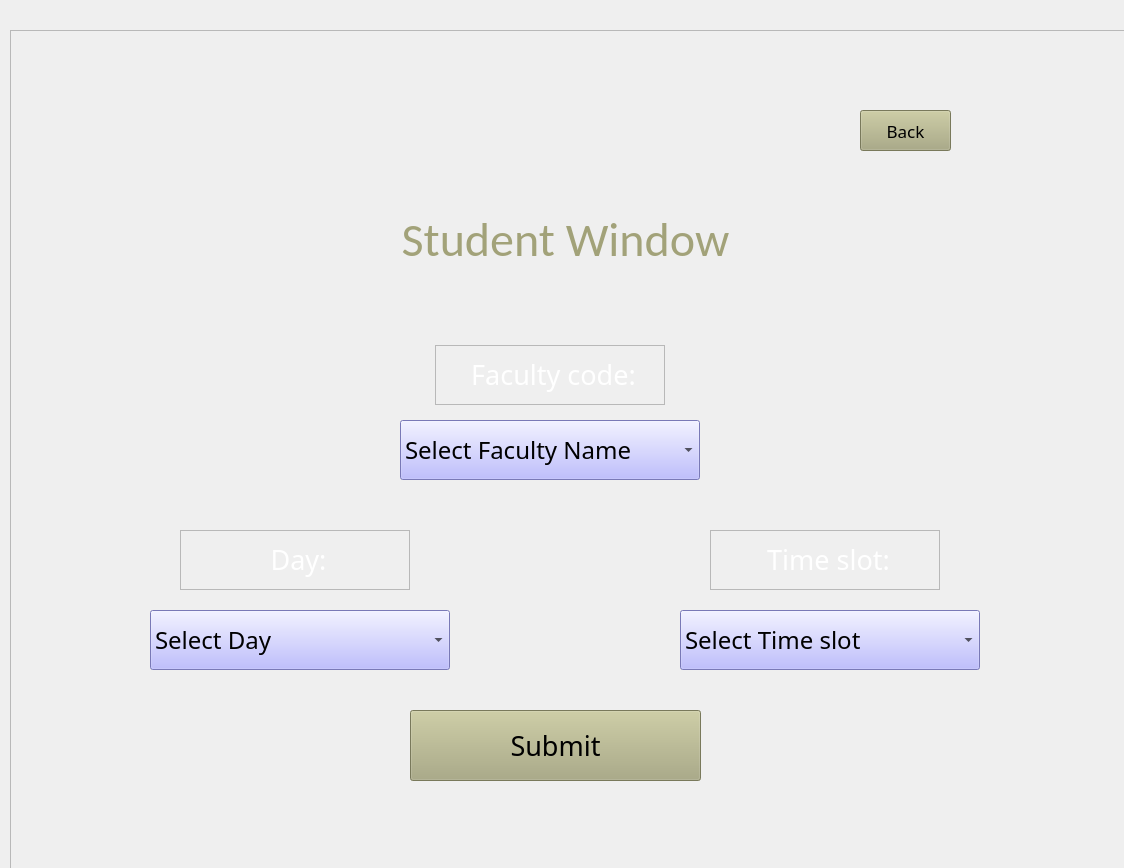
<?xml version="1.0" encoding="UTF-8"?>
<ui version="4.0">
 <class>studentwindow</class>
 <widget class="QMainWindow" name="studentwindow">
  <property name="geometry">
   <rect>
    <x>0</x>
    <y>0</y>
    <width>1124</width>
    <height>868</height>
   </rect>
  </property>
  <property name="minimumSize">
   <size>
    <width>1124</width>
    <height>868</height>
   </size>
  </property>
  <property name="maximumSize">
   <size>
    <width>1124</width>
    <height>868</height>
   </size>
  </property>
  <property name="windowTitle">
   <string>StudentWindow</string>
  </property>
  <widget class="QWidget" name="centralwidget">
   <widget class="QFrame" name="frame">
    <property name="geometry">
     <rect>
      <x>10</x>
      <y>30</y>
      <width>1131</width>
      <height>871</height>
     </rect>
    </property>
    <property name="styleSheet">
     <string notr="true">border-image:url(:/back/BACKGROUND.png) 0 0 0 0 stretch stretch</string>
    </property>
    <property name="frameShape">
     <enum>QFrame::StyledPanel</enum>
    </property>
    <property name="frameShadow">
     <enum>QFrame::Raised</enum>
    </property>
    <widget class="QPushButton" name="back_sw">
     <property name="geometry">
      <rect>
       <x>850</x>
       <y>80</y>
       <width>91</width>
       <height>41</height>
      </rect>
     </property>
     <property name="font">
      <font>
       <family>Leelawadee</family>
       <pointsize>13</pointsize>
       <weight>50</weight>
       <bold>false</bold>
      </font>
     </property>
     <property name="styleSheet">
      <string notr="true">background-color:rgb(170, 170, 127)</string>
     </property>
     <property name="text">
      <string>Back</string>
     </property>
    </widget>
    <widget class="QLabel" name="label2_3">
     <property name="geometry">
      <rect>
       <x>425</x>
       <y>315</y>
       <width>230</width>
       <height>60</height>
      </rect>
     </property>
     <property name="font">
      <font>
       <family>Leelawadee</family>
       <pointsize>20</pointsize>
       <weight>50</weight>
       <bold>false</bold>
      </font>
     </property>
     <property name="frameShape">
      <enum>QFrame::StyledPanel</enum>
     </property>
     <property name="text">
      <string>&lt;html&gt;&lt;head/&gt;&lt;body&gt;&lt;p align=&quot;center&quot;&gt;&lt;span style=&quot; color:#ffffff;&quot;&gt;Faculty code:&lt;/span&gt;&lt;/p&gt;&lt;/body&gt;&lt;/html&gt;</string>
     </property>
    </widget>
    <widget class="QComboBox" name="comboBox1_2">
     <property name="geometry">
      <rect>
       <x>390</x>
       <y>390</y>
       <width>300</width>
       <height>60</height>
      </rect>
     </property>
     <property name="font">
      <font>
       <family>Leelawadee</family>
       <pointsize>18</pointsize>
       <weight>50</weight>
       <bold>false</bold>
      </font>
     </property>
     <property name="statusTip">
      <string>Select the required faculty</string>
     </property>
     <property name="autoFillBackground">
      <bool>false</bool>
     </property>
     <property name="styleSheet">
      <string notr="true">background-color:rgb(170, 170, 255)
</string>
     </property>
     <property name="editable">
      <bool>false</bool>
     </property>
     <property name="maxVisibleItems">
      <number>50</number>
     </property>
     <property name="sizeAdjustPolicy">
      <enum>QComboBox::AdjustToContentsOnFirstShow</enum>
     </property>
     <property name="duplicatesEnabled">
      <bool>false</bool>
     </property>
     <item>
      <property name="text">
       <string>Select Faculty Name</string>
      </property>
     </item>
     <item>
      <property name="text">
       <string>NVS</string>
      </property>
     </item>
     <item>
      <property name="text">
       <string>MDB</string>
      </property>
     </item>
     <item>
      <property name="text">
       <string>NPS</string>
      </property>
     </item>
     <item>
      <property name="text">
       <string>LL</string>
      </property>
     </item>
    </widget>
    <widget class="QLabel" name="label">
     <property name="geometry">
      <rect>
       <x>340</x>
       <y>180</y>
       <width>431</width>
       <height>60</height>
      </rect>
     </property>
     <property name="font">
      <font>
       <family>Calibri</family>
       <pointsize>36</pointsize>
       <weight>50</weight>
       <bold>false</bold>
      </font>
     </property>
     <property name="text">
      <string>&lt;html&gt;&lt;head/&gt;&lt;body&gt;&lt;p align=&quot;center&quot;&gt;&lt;span style=&quot; color:#a2a279;&quot;&gt;Student Window&lt;/span&gt;&lt;/p&gt;&lt;/body&gt;&lt;/html&gt;</string>
     </property>
    </widget>
    <widget class="QLabel" name="label2_2">
     <property name="geometry">
      <rect>
       <x>700</x>
       <y>500</y>
       <width>230</width>
       <height>60</height>
      </rect>
     </property>
     <property name="font">
      <font>
       <family>Leelawadee</family>
       <pointsize>20</pointsize>
       <weight>50</weight>
       <bold>false</bold>
      </font>
     </property>
     <property name="frameShape">
      <enum>QFrame::StyledPanel</enum>
     </property>
     <property name="text">
      <string>&lt;html&gt;&lt;head/&gt;&lt;body&gt;&lt;p align=&quot;center&quot;&gt;&lt;span style=&quot; color:#ffffff;&quot;&gt;Time slot:&lt;/span&gt;&lt;/p&gt;&lt;/body&gt;&lt;/html&gt;</string>
     </property>
    </widget>
    <widget class="QComboBox" name="comboBox2_2">
     <property name="geometry">
      <rect>
       <x>670</x>
       <y>580</y>
       <width>300</width>
       <height>60</height>
      </rect>
     </property>
     <property name="palette">
      <palette>
       <active>
        <colorrole role="WindowText">
         <brush brushstyle="SolidPattern">
          <color alpha="255">
           <red>0</red>
           <green>0</green>
           <blue>0</blue>
          </color>
         </brush>
        </colorrole>
        <colorrole role="Button">
         <brush brushstyle="SolidPattern">
          <color alpha="255">
           <red>170</red>
           <green>170</green>
           <blue>255</blue>
          </color>
         </brush>
        </colorrole>
        <colorrole role="Light">
         <brush brushstyle="SolidPattern">
          <color alpha="255">
           <red>221</red>
           <green>244</green>
           <blue>255</blue>
          </color>
         </brush>
        </colorrole>
        <colorrole role="Midlight">
         <brush brushstyle="SolidPattern">
          <color alpha="255">
           <red>167</red>
           <green>218</green>
           <blue>244</blue>
          </color>
         </brush>
        </colorrole>
        <colorrole role="Dark">
         <brush brushstyle="SolidPattern">
          <color alpha="255">
           <red>57</red>
           <green>96</green>
           <blue>117</blue>
          </color>
         </brush>
        </colorrole>
        <colorrole role="Mid">
         <brush brushstyle="SolidPattern">
          <color alpha="255">
           <red>76</red>
           <green>129</green>
           <blue>156</blue>
          </color>
         </brush>
        </colorrole>
        <colorrole role="Text">
         <brush brushstyle="SolidPattern">
          <color alpha="255">
           <red>0</red>
           <green>0</green>
           <blue>0</blue>
          </color>
         </brush>
        </colorrole>
        <colorrole role="BrightText">
         <brush brushstyle="SolidPattern">
          <color alpha="255">
           <red>255</red>
           <green>255</green>
           <blue>255</blue>
          </color>
         </brush>
        </colorrole>
        <colorrole role="ButtonText">
         <brush brushstyle="SolidPattern">
          <color alpha="255">
           <red>0</red>
           <green>0</green>
           <blue>0</blue>
          </color>
         </brush>
        </colorrole>
        <colorrole role="Base">
         <brush brushstyle="SolidPattern">
          <color alpha="255">
           <red>170</red>
           <green>170</green>
           <blue>255</blue>
          </color>
         </brush>
        </colorrole>
        <colorrole role="Window">
         <brush brushstyle="SolidPattern">
          <color alpha="255">
           <red>170</red>
           <green>170</green>
           <blue>255</blue>
          </color>
         </brush>
        </colorrole>
        <colorrole role="Shadow">
         <brush brushstyle="SolidPattern">
          <color alpha="255">
           <red>0</red>
           <green>0</green>
           <blue>0</blue>
          </color>
         </brush>
        </colorrole>
        <colorrole role="AlternateBase">
         <brush brushstyle="SolidPattern">
          <color alpha="255">
           <red>184</red>
           <green>224</green>
           <blue>244</blue>
          </color>
         </brush>
        </colorrole>
        <colorrole role="ToolTipBase">
         <brush brushstyle="SolidPattern">
          <color alpha="255">
           <red>255</red>
           <green>255</green>
           <blue>220</blue>
          </color>
         </brush>
        </colorrole>
        <colorrole role="ToolTipText">
         <brush brushstyle="SolidPattern">
          <color alpha="255">
           <red>0</red>
           <green>0</green>
           <blue>0</blue>
          </color>
         </brush>
        </colorrole>
       </active>
       <inactive>
        <colorrole role="WindowText">
         <brush brushstyle="SolidPattern">
          <color alpha="255">
           <red>0</red>
           <green>0</green>
           <blue>0</blue>
          </color>
         </brush>
        </colorrole>
        <colorrole role="Button">
         <brush brushstyle="SolidPattern">
          <color alpha="255">
           <red>170</red>
           <green>170</green>
           <blue>255</blue>
          </color>
         </brush>
        </colorrole>
        <colorrole role="Light">
         <brush brushstyle="SolidPattern">
          <color alpha="255">
           <red>221</red>
           <green>244</green>
           <blue>255</blue>
          </color>
         </brush>
        </colorrole>
        <colorrole role="Midlight">
         <brush brushstyle="SolidPattern">
          <color alpha="255">
           <red>167</red>
           <green>218</green>
           <blue>244</blue>
          </color>
         </brush>
        </colorrole>
        <colorrole role="Dark">
         <brush brushstyle="SolidPattern">
          <color alpha="255">
           <red>57</red>
           <green>96</green>
           <blue>117</blue>
          </color>
         </brush>
        </colorrole>
        <colorrole role="Mid">
         <brush brushstyle="SolidPattern">
          <color alpha="255">
           <red>76</red>
           <green>129</green>
           <blue>156</blue>
          </color>
         </brush>
        </colorrole>
        <colorrole role="Text">
         <brush brushstyle="SolidPattern">
          <color alpha="255">
           <red>0</red>
           <green>0</green>
           <blue>0</blue>
          </color>
         </brush>
        </colorrole>
        <colorrole role="BrightText">
         <brush brushstyle="SolidPattern">
          <color alpha="255">
           <red>255</red>
           <green>255</green>
           <blue>255</blue>
          </color>
         </brush>
        </colorrole>
        <colorrole role="ButtonText">
         <brush brushstyle="SolidPattern">
          <color alpha="255">
           <red>0</red>
           <green>0</green>
           <blue>0</blue>
          </color>
         </brush>
        </colorrole>
        <colorrole role="Base">
         <brush brushstyle="SolidPattern">
          <color alpha="255">
           <red>170</red>
           <green>170</green>
           <blue>255</blue>
          </color>
         </brush>
        </colorrole>
        <colorrole role="Window">
         <brush brushstyle="SolidPattern">
          <color alpha="255">
           <red>170</red>
           <green>170</green>
           <blue>255</blue>
          </color>
         </brush>
        </colorrole>
        <colorrole role="Shadow">
         <brush brushstyle="SolidPattern">
          <color alpha="255">
           <red>0</red>
           <green>0</green>
           <blue>0</blue>
          </color>
         </brush>
        </colorrole>
        <colorrole role="AlternateBase">
         <brush brushstyle="SolidPattern">
          <color alpha="255">
           <red>184</red>
           <green>224</green>
           <blue>244</blue>
          </color>
         </brush>
        </colorrole>
        <colorrole role="ToolTipBase">
         <brush brushstyle="SolidPattern">
          <color alpha="255">
           <red>255</red>
           <green>255</green>
           <blue>220</blue>
          </color>
         </brush>
        </colorrole>
        <colorrole role="ToolTipText">
         <brush brushstyle="SolidPattern">
          <color alpha="255">
           <red>0</red>
           <green>0</green>
           <blue>0</blue>
          </color>
         </brush>
        </colorrole>
       </inactive>
       <disabled>
        <colorrole role="WindowText">
         <brush brushstyle="SolidPattern">
          <color alpha="255">
           <red>57</red>
           <green>96</green>
           <blue>117</blue>
          </color>
         </brush>
        </colorrole>
        <colorrole role="Button">
         <brush brushstyle="SolidPattern">
          <color alpha="255">
           <red>170</red>
           <green>170</green>
           <blue>255</blue>
          </color>
         </brush>
        </colorrole>
        <colorrole role="Light">
         <brush brushstyle="SolidPattern">
          <color alpha="255">
           <red>221</red>
           <green>244</green>
           <blue>255</blue>
          </color>
         </brush>
        </colorrole>
        <colorrole role="Midlight">
         <brush brushstyle="SolidPattern">
          <color alpha="255">
           <red>167</red>
           <green>218</green>
           <blue>244</blue>
          </color>
         </brush>
        </colorrole>
        <colorrole role="Dark">
         <brush brushstyle="SolidPattern">
          <color alpha="255">
           <red>57</red>
           <green>96</green>
           <blue>117</blue>
          </color>
         </brush>
        </colorrole>
        <colorrole role="Mid">
         <brush brushstyle="SolidPattern">
          <color alpha="255">
           <red>76</red>
           <green>129</green>
           <blue>156</blue>
          </color>
         </brush>
        </colorrole>
        <colorrole role="Text">
         <brush brushstyle="SolidPattern">
          <color alpha="255">
           <red>57</red>
           <green>96</green>
           <blue>117</blue>
          </color>
         </brush>
        </colorrole>
        <colorrole role="BrightText">
         <brush brushstyle="SolidPattern">
          <color alpha="255">
           <red>255</red>
           <green>255</green>
           <blue>255</blue>
          </color>
         </brush>
        </colorrole>
        <colorrole role="ButtonText">
         <brush brushstyle="SolidPattern">
          <color alpha="255">
           <red>57</red>
           <green>96</green>
           <blue>117</blue>
          </color>
         </brush>
        </colorrole>
        <colorrole role="Base">
         <brush brushstyle="SolidPattern">
          <color alpha="255">
           <red>170</red>
           <green>170</green>
           <blue>255</blue>
          </color>
         </brush>
        </colorrole>
        <colorrole role="Window">
         <brush brushstyle="SolidPattern">
          <color alpha="255">
           <red>170</red>
           <green>170</green>
           <blue>255</blue>
          </color>
         </brush>
        </colorrole>
        <colorrole role="Shadow">
         <brush brushstyle="SolidPattern">
          <color alpha="255">
           <red>0</red>
           <green>0</green>
           <blue>0</blue>
          </color>
         </brush>
        </colorrole>
        <colorrole role="AlternateBase">
         <brush brushstyle="SolidPattern">
          <color alpha="255">
           <red>114</red>
           <green>193</green>
           <blue>234</blue>
          </color>
         </brush>
        </colorrole>
        <colorrole role="ToolTipBase">
         <brush brushstyle="SolidPattern">
          <color alpha="255">
           <red>255</red>
           <green>255</green>
           <blue>220</blue>
          </color>
         </brush>
        </colorrole>
        <colorrole role="ToolTipText">
         <brush brushstyle="SolidPattern">
          <color alpha="255">
           <red>0</red>
           <green>0</green>
           <blue>0</blue>
          </color>
         </brush>
        </colorrole>
       </disabled>
      </palette>
     </property>
     <property name="font">
      <font>
       <family>Leelawadee</family>
       <pointsize>18</pointsize>
       <weight>50</weight>
       <bold>false</bold>
      </font>
     </property>
     <property name="statusTip">
      <string>Select the time slot</string>
     </property>
     <property name="autoFillBackground">
      <bool>false</bool>
     </property>
     <property name="styleSheet">
      <string notr="true">background-color:rgb(170, 170, 255)</string>
     </property>
     <property name="maxVisibleItems">
      <number>50</number>
     </property>
     <property name="sizeAdjustPolicy">
      <enum>QComboBox::AdjustToContentsOnFirstShow</enum>
     </property>
     <property name="duplicatesEnabled">
      <bool>false</bool>
     </property>
     <item>
      <property name="text">
       <string>Select Time slot</string>
      </property>
     </item>
     <item>
      <property name="text">
       <string>Home Room</string>
      </property>
     </item>
     <item>
      <property name="text">
       <string>8:00-9:00</string>
      </property>
     </item>
     <item>
      <property name="text">
       <string>9:00-10:00</string>
      </property>
     </item>
     <item>
      <property name="text">
       <string>10:15-11:15</string>
      </property>
     </item>
     <item>
      <property name="text">
       <string>11:15-12:15</string>
      </property>
     </item>
     <item>
      <property name="text">
       <string>1:00-2:00</string>
      </property>
     </item>
     <item>
      <property name="text">
       <string>2:00-3:00</string>
      </property>
     </item>
     <item>
      <property name="text">
       <string>3:00-4:00</string>
      </property>
     </item>
    </widget>
    <widget class="QLabel" name="label2_4">
     <property name="geometry">
      <rect>
       <x>170</x>
       <y>500</y>
       <width>230</width>
       <height>60</height>
      </rect>
     </property>
     <property name="font">
      <font>
       <family>Leelawadee</family>
       <pointsize>20</pointsize>
       <weight>50</weight>
       <bold>false</bold>
      </font>
     </property>
     <property name="frameShape">
      <enum>QFrame::StyledPanel</enum>
     </property>
     <property name="text">
      <string>&lt;html&gt;&lt;head/&gt;&lt;body&gt;&lt;p align=&quot;center&quot;&gt;&lt;span style=&quot; color:#ffffff;&quot;&gt;Day:&lt;/span&gt;&lt;/p&gt;&lt;/body&gt;&lt;/html&gt;</string>
     </property>
    </widget>
    <widget class="QComboBox" name="comboBox2_3">
     <property name="geometry">
      <rect>
       <x>140</x>
       <y>580</y>
       <width>300</width>
       <height>60</height>
      </rect>
     </property>
     <property name="palette">
      <palette>
       <active>
        <colorrole role="WindowText">
         <brush brushstyle="SolidPattern">
          <color alpha="255">
           <red>0</red>
           <green>0</green>
           <blue>0</blue>
          </color>
         </brush>
        </colorrole>
        <colorrole role="Button">
         <brush brushstyle="SolidPattern">
          <color alpha="255">
           <red>170</red>
           <green>170</green>
           <blue>255</blue>
          </color>
         </brush>
        </colorrole>
        <colorrole role="Light">
         <brush brushstyle="SolidPattern">
          <color alpha="255">
           <red>221</red>
           <green>244</green>
           <blue>255</blue>
          </color>
         </brush>
        </colorrole>
        <colorrole role="Midlight">
         <brush brushstyle="SolidPattern">
          <color alpha="255">
           <red>167</red>
           <green>218</green>
           <blue>244</blue>
          </color>
         </brush>
        </colorrole>
        <colorrole role="Dark">
         <brush brushstyle="SolidPattern">
          <color alpha="255">
           <red>57</red>
           <green>96</green>
           <blue>117</blue>
          </color>
         </brush>
        </colorrole>
        <colorrole role="Mid">
         <brush brushstyle="SolidPattern">
          <color alpha="255">
           <red>76</red>
           <green>129</green>
           <blue>156</blue>
          </color>
         </brush>
        </colorrole>
        <colorrole role="Text">
         <brush brushstyle="SolidPattern">
          <color alpha="255">
           <red>0</red>
           <green>0</green>
           <blue>0</blue>
          </color>
         </brush>
        </colorrole>
        <colorrole role="BrightText">
         <brush brushstyle="SolidPattern">
          <color alpha="255">
           <red>255</red>
           <green>255</green>
           <blue>255</blue>
          </color>
         </brush>
        </colorrole>
        <colorrole role="ButtonText">
         <brush brushstyle="SolidPattern">
          <color alpha="255">
           <red>0</red>
           <green>0</green>
           <blue>0</blue>
          </color>
         </brush>
        </colorrole>
        <colorrole role="Base">
         <brush brushstyle="SolidPattern">
          <color alpha="255">
           <red>170</red>
           <green>170</green>
           <blue>255</blue>
          </color>
         </brush>
        </colorrole>
        <colorrole role="Window">
         <brush brushstyle="SolidPattern">
          <color alpha="255">
           <red>170</red>
           <green>170</green>
           <blue>255</blue>
          </color>
         </brush>
        </colorrole>
        <colorrole role="Shadow">
         <brush brushstyle="SolidPattern">
          <color alpha="255">
           <red>0</red>
           <green>0</green>
           <blue>0</blue>
          </color>
         </brush>
        </colorrole>
        <colorrole role="AlternateBase">
         <brush brushstyle="SolidPattern">
          <color alpha="255">
           <red>184</red>
           <green>224</green>
           <blue>244</blue>
          </color>
         </brush>
        </colorrole>
        <colorrole role="ToolTipBase">
         <brush brushstyle="SolidPattern">
          <color alpha="255">
           <red>255</red>
           <green>255</green>
           <blue>220</blue>
          </color>
         </brush>
        </colorrole>
        <colorrole role="ToolTipText">
         <brush brushstyle="SolidPattern">
          <color alpha="255">
           <red>0</red>
           <green>0</green>
           <blue>0</blue>
          </color>
         </brush>
        </colorrole>
       </active>
       <inactive>
        <colorrole role="WindowText">
         <brush brushstyle="SolidPattern">
          <color alpha="255">
           <red>0</red>
           <green>0</green>
           <blue>0</blue>
          </color>
         </brush>
        </colorrole>
        <colorrole role="Button">
         <brush brushstyle="SolidPattern">
          <color alpha="255">
           <red>170</red>
           <green>170</green>
           <blue>255</blue>
          </color>
         </brush>
        </colorrole>
        <colorrole role="Light">
         <brush brushstyle="SolidPattern">
          <color alpha="255">
           <red>221</red>
           <green>244</green>
           <blue>255</blue>
          </color>
         </brush>
        </colorrole>
        <colorrole role="Midlight">
         <brush brushstyle="SolidPattern">
          <color alpha="255">
           <red>167</red>
           <green>218</green>
           <blue>244</blue>
          </color>
         </brush>
        </colorrole>
        <colorrole role="Dark">
         <brush brushstyle="SolidPattern">
          <color alpha="255">
           <red>57</red>
           <green>96</green>
           <blue>117</blue>
          </color>
         </brush>
        </colorrole>
        <colorrole role="Mid">
         <brush brushstyle="SolidPattern">
          <color alpha="255">
           <red>76</red>
           <green>129</green>
           <blue>156</blue>
          </color>
         </brush>
        </colorrole>
        <colorrole role="Text">
         <brush brushstyle="SolidPattern">
          <color alpha="255">
           <red>0</red>
           <green>0</green>
           <blue>0</blue>
          </color>
         </brush>
        </colorrole>
        <colorrole role="BrightText">
         <brush brushstyle="SolidPattern">
          <color alpha="255">
           <red>255</red>
           <green>255</green>
           <blue>255</blue>
          </color>
         </brush>
        </colorrole>
        <colorrole role="ButtonText">
         <brush brushstyle="SolidPattern">
          <color alpha="255">
           <red>0</red>
           <green>0</green>
           <blue>0</blue>
          </color>
         </brush>
        </colorrole>
        <colorrole role="Base">
         <brush brushstyle="SolidPattern">
          <color alpha="255">
           <red>170</red>
           <green>170</green>
           <blue>255</blue>
          </color>
         </brush>
        </colorrole>
        <colorrole role="Window">
         <brush brushstyle="SolidPattern">
          <color alpha="255">
           <red>170</red>
           <green>170</green>
           <blue>255</blue>
          </color>
         </brush>
        </colorrole>
        <colorrole role="Shadow">
         <brush brushstyle="SolidPattern">
          <color alpha="255">
           <red>0</red>
           <green>0</green>
           <blue>0</blue>
          </color>
         </brush>
        </colorrole>
        <colorrole role="AlternateBase">
         <brush brushstyle="SolidPattern">
          <color alpha="255">
           <red>184</red>
           <green>224</green>
           <blue>244</blue>
          </color>
         </brush>
        </colorrole>
        <colorrole role="ToolTipBase">
         <brush brushstyle="SolidPattern">
          <color alpha="255">
           <red>255</red>
           <green>255</green>
           <blue>220</blue>
          </color>
         </brush>
        </colorrole>
        <colorrole role="ToolTipText">
         <brush brushstyle="SolidPattern">
          <color alpha="255">
           <red>0</red>
           <green>0</green>
           <blue>0</blue>
          </color>
         </brush>
        </colorrole>
       </inactive>
       <disabled>
        <colorrole role="WindowText">
         <brush brushstyle="SolidPattern">
          <color alpha="255">
           <red>57</red>
           <green>96</green>
           <blue>117</blue>
          </color>
         </brush>
        </colorrole>
        <colorrole role="Button">
         <brush brushstyle="SolidPattern">
          <color alpha="255">
           <red>170</red>
           <green>170</green>
           <blue>255</blue>
          </color>
         </brush>
        </colorrole>
        <colorrole role="Light">
         <brush brushstyle="SolidPattern">
          <color alpha="255">
           <red>221</red>
           <green>244</green>
           <blue>255</blue>
          </color>
         </brush>
        </colorrole>
        <colorrole role="Midlight">
         <brush brushstyle="SolidPattern">
          <color alpha="255">
           <red>167</red>
           <green>218</green>
           <blue>244</blue>
          </color>
         </brush>
        </colorrole>
        <colorrole role="Dark">
         <brush brushstyle="SolidPattern">
          <color alpha="255">
           <red>57</red>
           <green>96</green>
           <blue>117</blue>
          </color>
         </brush>
        </colorrole>
        <colorrole role="Mid">
         <brush brushstyle="SolidPattern">
          <color alpha="255">
           <red>76</red>
           <green>129</green>
           <blue>156</blue>
          </color>
         </brush>
        </colorrole>
        <colorrole role="Text">
         <brush brushstyle="SolidPattern">
          <color alpha="255">
           <red>57</red>
           <green>96</green>
           <blue>117</blue>
          </color>
         </brush>
        </colorrole>
        <colorrole role="BrightText">
         <brush brushstyle="SolidPattern">
          <color alpha="255">
           <red>255</red>
           <green>255</green>
           <blue>255</blue>
          </color>
         </brush>
        </colorrole>
        <colorrole role="ButtonText">
         <brush brushstyle="SolidPattern">
          <color alpha="255">
           <red>57</red>
           <green>96</green>
           <blue>117</blue>
          </color>
         </brush>
        </colorrole>
        <colorrole role="Base">
         <brush brushstyle="SolidPattern">
          <color alpha="255">
           <red>170</red>
           <green>170</green>
           <blue>255</blue>
          </color>
         </brush>
        </colorrole>
        <colorrole role="Window">
         <brush brushstyle="SolidPattern">
          <color alpha="255">
           <red>170</red>
           <green>170</green>
           <blue>255</blue>
          </color>
         </brush>
        </colorrole>
        <colorrole role="Shadow">
         <brush brushstyle="SolidPattern">
          <color alpha="255">
           <red>0</red>
           <green>0</green>
           <blue>0</blue>
          </color>
         </brush>
        </colorrole>
        <colorrole role="AlternateBase">
         <brush brushstyle="SolidPattern">
          <color alpha="255">
           <red>114</red>
           <green>193</green>
           <blue>234</blue>
          </color>
         </brush>
        </colorrole>
        <colorrole role="ToolTipBase">
         <brush brushstyle="SolidPattern">
          <color alpha="255">
           <red>255</red>
           <green>255</green>
           <blue>220</blue>
          </color>
         </brush>
        </colorrole>
        <colorrole role="ToolTipText">
         <brush brushstyle="SolidPattern">
          <color alpha="255">
           <red>0</red>
           <green>0</green>
           <blue>0</blue>
          </color>
         </brush>
        </colorrole>
       </disabled>
      </palette>
     </property>
     <property name="font">
      <font>
       <family>Leelawadee</family>
       <pointsize>18</pointsize>
       <weight>50</weight>
       <bold>false</bold>
      </font>
     </property>
     <property name="statusTip">
      <string>Select the time slot</string>
     </property>
     <property name="autoFillBackground">
      <bool>false</bool>
     </property>
     <property name="styleSheet">
      <string notr="true">background-color:rgb(170, 170, 255)</string>
     </property>
     <property name="maxVisibleItems">
      <number>50</number>
     </property>
     <property name="sizeAdjustPolicy">
      <enum>QComboBox::AdjustToContentsOnFirstShow</enum>
     </property>
     <property name="duplicatesEnabled">
      <bool>false</bool>
     </property>
     <item>
      <property name="text">
       <string>Select Day</string>
      </property>
     </item>
     <item>
      <property name="text">
       <string>Monday</string>
      </property>
     </item>
     <item>
      <property name="text">
       <string>Tuesday</string>
      </property>
     </item>
     <item>
      <property name="text">
       <string>Wednesday</string>
      </property>
     </item>
     <item>
      <property name="text">
       <string>Thursday</string>
      </property>
     </item>
     <item>
      <property name="text">
       <string>Friday</string>
      </property>
     </item>
     <item>
      <property name="text">
       <string>Saturday</string>
      </property>
     </item>
    </widget>
    <widget class="QPushButton" name="submitNLW_2">
     <property name="geometry">
      <rect>
       <x>400</x>
       <y>680</y>
       <width>291</width>
       <height>71</height>
      </rect>
     </property>
     <property name="font">
      <font>
       <family>Leelawadee</family>
       <pointsize>20</pointsize>
       <weight>50</weight>
       <bold>false</bold>
      </font>
     </property>
     <property name="styleSheet">
      <string notr="true">background-color:rgb(170, 170, 127)</string>
     </property>
     <property name="text">
      <string>Submit</string>
     </property>
    </widget>
   </widget>
  </widget>
 </widget>
 <resources/>
 <connections/>
</ui>
